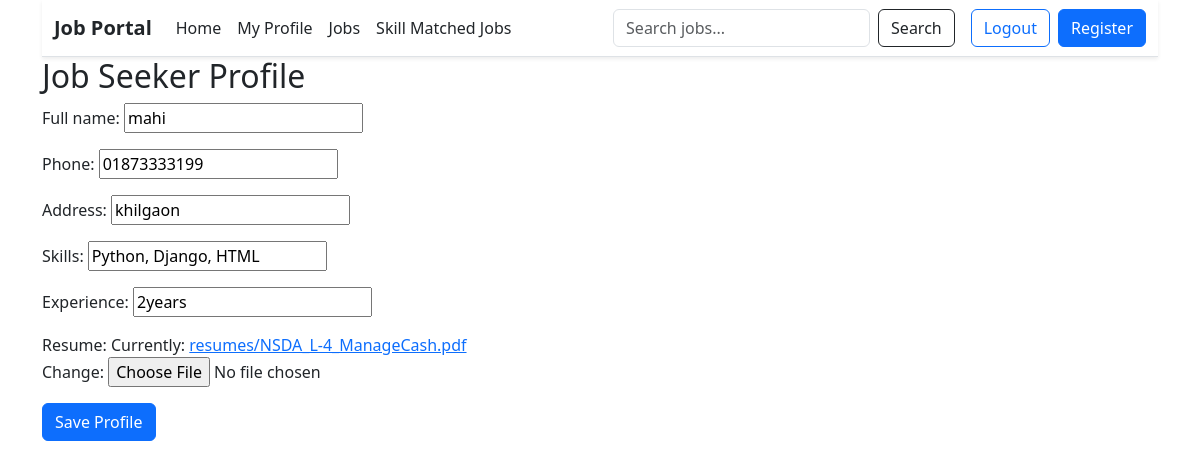
The page /jobseeker/profile/ (signed in) on the database its author committed.
### job/models.py (models this page shows, shortened)
class JobSeeker_Profile(models.Model):
   user= models.OneToOneField(User, on_delete=models.CASCADE)
   full_name= models.CharField(max_length=50)
   phone=models.CharField(max_length=20)
   address=models.CharField(max_length=100)
   skills=models.CharField(max_length=100)
   experience=models.CharField(max_length=100)
   resume=models.FileField(upload_to='resumes/')

### job/views.py (the view)
# urls.py: path('jobseeker/profile/', create_jobseeker_profile, name='jobseeker_profile'),
@login_required(login_url='login')
def create_jobseeker_profile(request):
    if request.user.user_type != 'jobseeker':
        return redirect('home')
    profile = JobSeeker_Profile.objects.filter(
        user=request.user
    ).first()
    if request.method == 'POST':
        form = JobSeeker_ProfileForm(
            request.POST,
            request.FILES,
            instance=profile
        )
        if form.is_valid():
            saved_profile = form.save(commit=False)
            saved_profile.user = request.user
            saved_profile.save()
            messages.success(request, 'Profile saved successfully!')
            return redirect('skill_matched_jobs')
    else:
        form = JobSeeker_ProfileForm(instance=profile)
    return render(
        request,
        'jobseeker_profile.html',
        {'form': form}
    )

### job/forms.py
class JobSeeker_ProfileForm(forms.ModelForm):
    class Meta:
        model = JobSeeker_Profile
        fields = [
            'full_name',
            'phone',
            'address',
            'skills',
            'experience',
            'resume',
        ]

### templates/jobseeker_profile.html (shortened to what this page needs)
{% extends 'base.html' %}
{% block content %}
<h2>Job Seeker Profile</h2>
<form method="POST" enctype="multipart/form-data">
    {{ form.as_p }}
    <button type="submit" class="btn btn-primary">
        Save Profile
    </button>
</form>
{% endblock content %}

### rows shown on the page
JobSeeker_Profile: full_name "mahi", phone "01873333199", address "khilgaon", skills "Python, Django, HTML", experience "2years"
